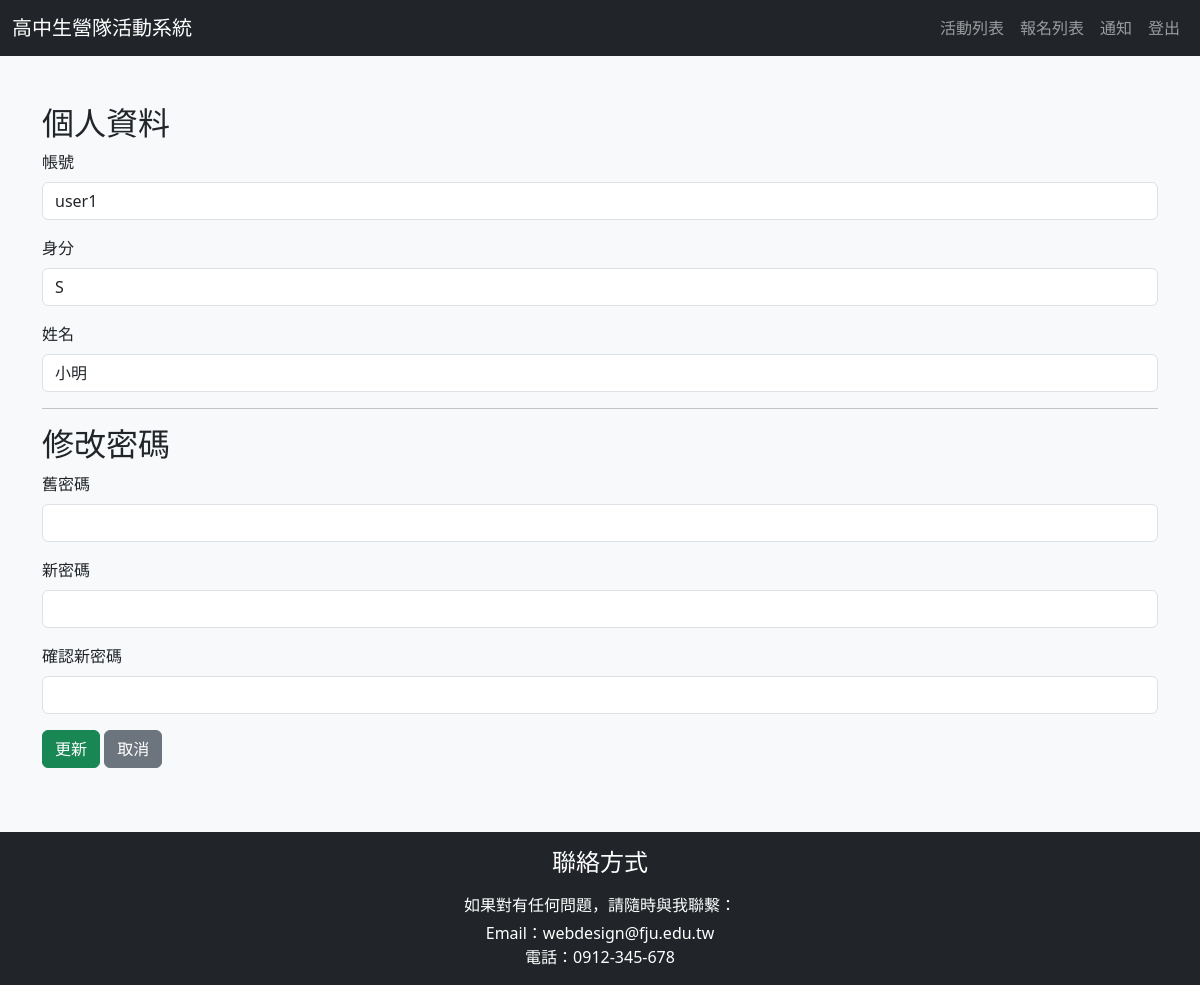
/personal.php (signed in), run on the app's committed database.
### tables this page shows
CREATE TABLE `user` (
  `account` varchar(20) NOT NULL,
  `password` varchar(20) NOT NULL,
  `name` varchar(20) NOT NULL,
  `role` char(1) NOT NULL DEFAULT 'U',
  `created_at` datetime NOT NULL DEFAULT CURRENT_TIMESTAMP
);

### personal.php (the view, shortened to what this page needs)
<?php
include "header.php";
$servername = "localhost:3307";
$dbname = "practice";
$username = "root";
$conn = new mysqli($servername, $username, "", $dbname);
$user = $_SESSION['account'];
$stmt = $conn->prepare("SELECT * FROM user WHERE account=?");
$stmt->bind_param("s", $user);
$stmt->execute();
$result = $stmt->get_result();
$row = $result->fetch_assoc();
?>
<div class="container my-5">
    <h2>個人資料</h2>
    <form method="post">
        <div class="mb-3">
            <label for="account" class="form-label">帳號</label>
            <input type="text" class="form-control" id="account" value="<?php echo htmlspecialchars($row['account']); ?>" readonly>
        </div>
        <div class="mb-3">
            <label for="role" class="form-label">身分</label>
            <input type="text" class="form-control" id="role" value="<?php echo htmlspecialchars($row['role']); ?>" readonly>
        </div>
        <div class="mb-3">
            <label for="name" class="form-label">姓名</label>
            <input type="text" class="form-control" id="name" name="name" value="<?php echo htmlspecialchars($row['name']); ?>" required>
        </div>
        <hr>
        <h2>修改密碼</h2>
        <div class="mb-3">
            <label for="old_password" class="form-label">舊密碼</label>
            <input type="password" class="form-control" id="old_password" name="old_password" autocomplete="off">
        </div>
        <div class="mb-3">
            <label for="new_password" class="form-label">新密碼</label>
            <input type="password" class="form-control" id="new_password" name="new_password" autocomplete="off">
        </div>
        <div class="mb-3">
            <label for="confirm_password" class="form-label">確認新密碼</label>
            <input type="password" class="form-control" id="confirm_password" name="confirm_password" autocomplete="off">
        </div>
        <button type="submit" class="btn btn-success">更新</button>
        <a href="index.php" class="btn btn-secondary">取消</a>
    </form>
</div>
<?php include "footer.php"; ?>

### data on the page
user: account "user1", role "S", name "小明"

### other printed values
$login_text "登出"
